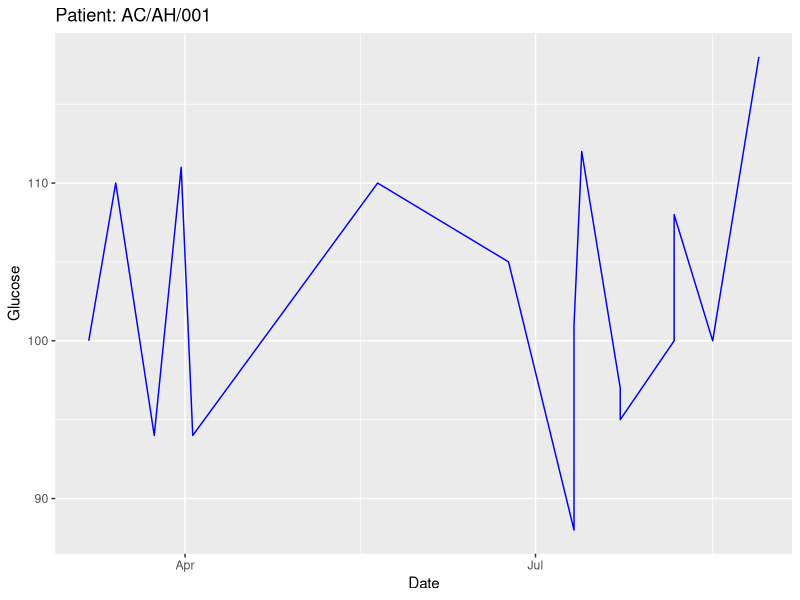
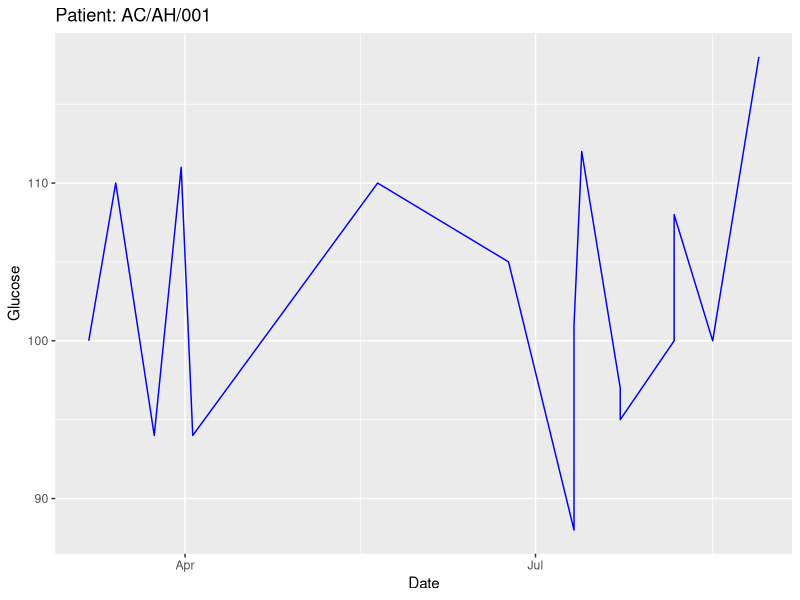
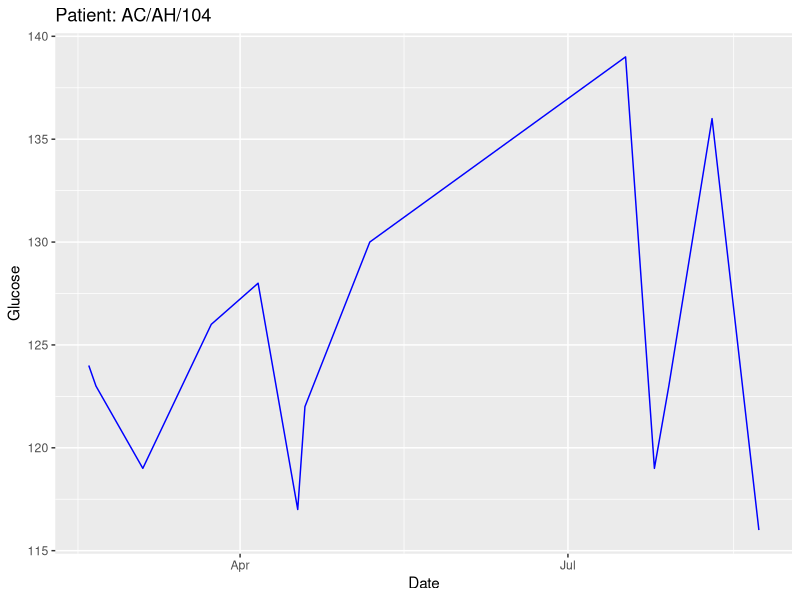
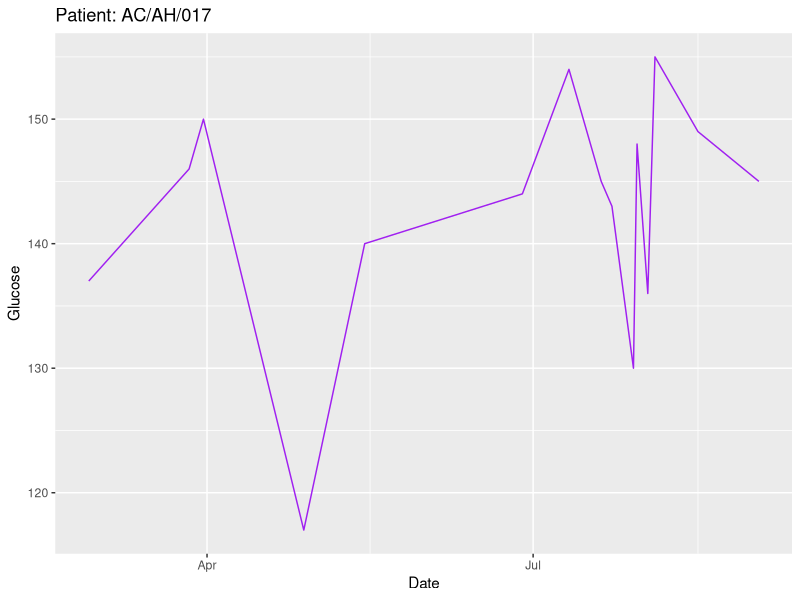

These charts were generated, in order, by the following R code:
## ---- chunk 1
library(tidyverse)
options(tibble.print_max = 3, tibble.print_min = 3)
knitr::opts_chunk$set(echo = TRUE, message = FALSE, warning = FALSE)
## ---- chunk 2

patients <- read_tsv("data/patient-data-cleaned.txt") %>%  
    select(Height, Weight, -BMI)
## ---- chunk 3
my_first_function  <- function(){
    message("Hello World!")
}

my_first_function()
## ---- chunk 4
sayHello <- function(name){
    message("Hello ", name, "!")
}

sayHello("Ash")
sayHello("Matt")
## ---- chunk 5
bmi <- function(height, weight){
    weight / (height ^ 2)
}
bmi(1.75, 78)
## ---- chunk 6
patients  %>%  
    mutate(BMI=bmi(Height, Weight))
## ---- chunk 7
bmi <- function(height, weight, height_units="m", weight_units="kg"){
    if(height_units == "cm"){ height <- height / 100 }
    if(weight_units == "g"){ weight <- weight / 1000 }
    weight / (height ^ 2)
}

bmi(1.75, 78)
patients  %>%  
    mutate(BMI=bmi(Height, Weight, height_units = "cm"))
## ---- chunk 8
bmi <- function(height, weight, height_units="m", weight_units="kg"){
    if(height_units == "cm"){ height <- height / 100 }
    if(weight_units == "g"){ weight <- weight / 1000 }
    bmi <- weight / (height ^ 2)
    return(bmi)
}
bmi(165, 67)
## ---- chunk 9
diabetes <- read_tsv("data/diabetes.txt")
## ---- chunk 10
diabetes %>%  
    filter(ID == "AC/AH/001") %>%  
    ggplot(aes(x = Date, y = Glucose)) +
        geom_line(colour = "blue") +
        labs(title = "Patient: AC/AH/001")
## ---- chunk 11
patientID <- "AC/AH/001"
plotTitle <- str_c("Patient: ", patientID)

diabetes %>%  
    filter(ID == patientID) %>%  
    ggplot(aes(x = Date, y = Glucose)) +
        geom_line(colour = "blue") +
        labs(title = plotTitle)
## ---- chunk 12
plotGlucose <- function(patientID, dat=diabetes, myColour="blue"){
    plotTitle <- str_c("Patient: ", patientID)
    dat %>%  
        filter(ID == patientID) %>%  
        ggplot(aes(x = Date, y = Glucose)) +
            geom_line(colour = myColour) +
            labs(title = plotTitle)
}

plotGlucose("AC/AH/104")
plot1 <- plotGlucose("AC/AH/017", myColour="purple")
plot1
## ---- chunk 13
x <- c(1, 2, 3, 4, 5)
log2(x)
## ---- chunk 14
sum(x, 5)
## ---- chunk 15
for(a_number in c(11, 21, 16, 4, 500)){
    sum(a_number, 5)
}
## ---- chunk 16
some_data <- c(11, 21, 16, 4, 500)
for(a_number in some_data){
    sum(a_number, 5)
}
## ---- chunk 17
some_data <- c(11, 21, 16, 4, 500)
for(a_number in seq(1, 5)){
    new_number <- sum(some_data[a_number], 5)
    message("Result number ", a_number, " is ", new_number)
}
## ---- chunk 18
some_data <- c(11, 21, 16, 4, 500)
for(a_number in seq_along(some_data)){
    new_number <- sum(some_data[a_number], 5)
    message("Result number ", a_number, " is ", new_number)
}
